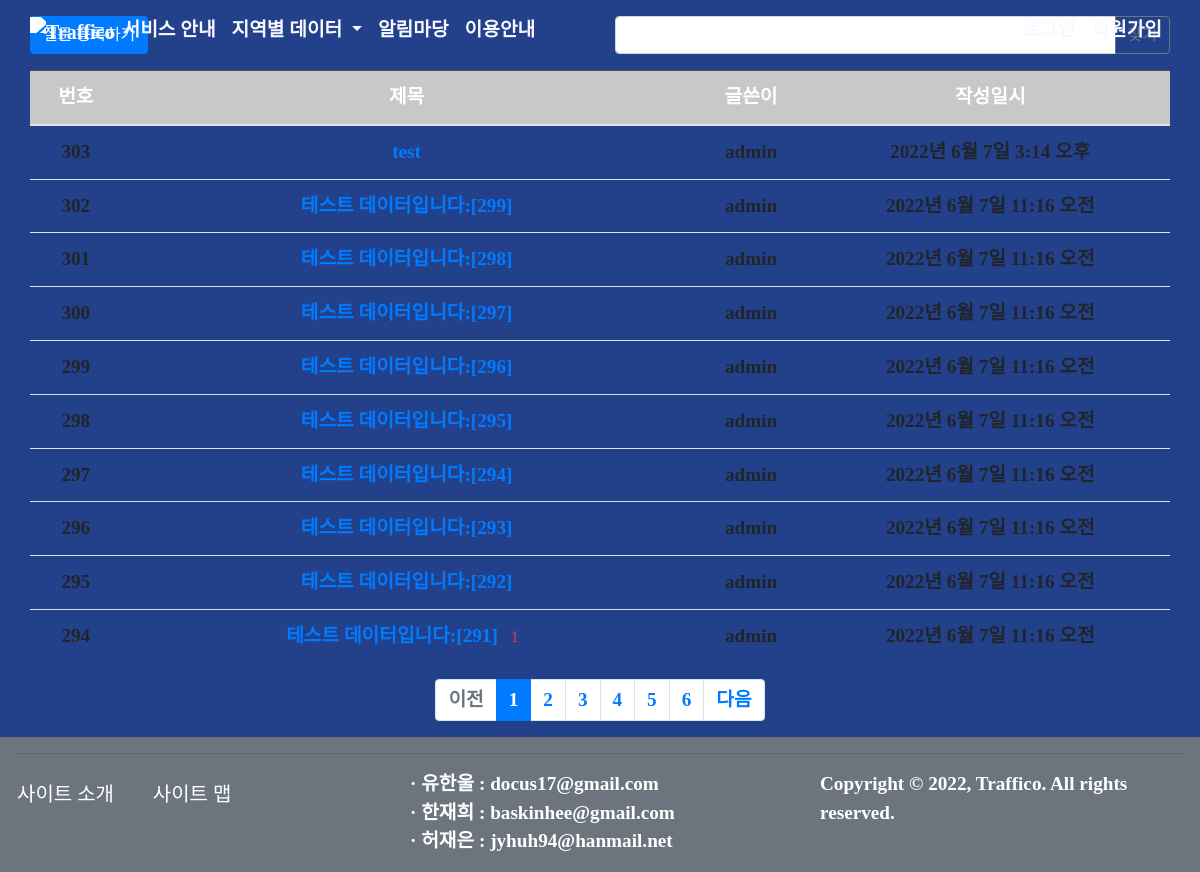
/traffico/board, run on an earlier commit of the app's database.
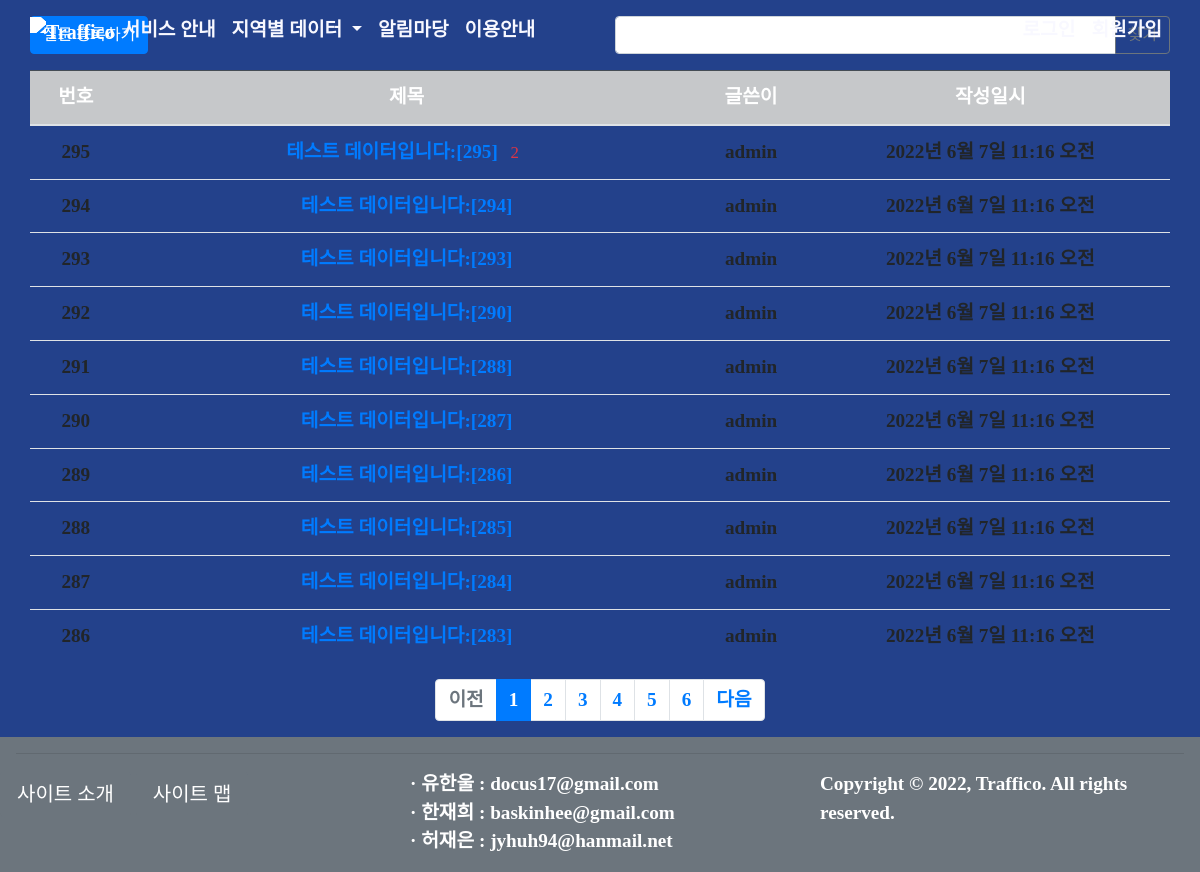
And on a later commit of the database.
### traffico/models.py (models this page shows, shortened)
class Question(models.Model):
    author = models.ForeignKey(User, on_delete=models.CASCADE, related_name='author_question')
    subject = models.CharField(max_length=200)
    content = models.TextField()
    create_date = models.DateTimeField()
    modify_date = models.DateTimeField(null=True, blank=True)
    voter = models.ManyToManyField(User, related_name='voter_question')  # 추천인 추가

### traffico/views/base_views.py (the view, shortened to what this page needs)
# urls.py: path('board', base_views.board, name='board'),
def board(request):
    page = request.GET.get('page', '1')  # 페이지
    kw = request.GET.get('kw', '')  # 검색어
    question_list = Question.objects.order_by('-create_date')
    paginator = Paginator(question_list, 10)  # 페이지당 10개씩 보여주기
    page_obj = paginator.get_page(page)
    context = {'question_list': page_obj, 'page': page, 'kw': kw}
    return render(request, 'traffico/board.html', context)

### traffico/templatetags/traffico_filter.py (called while the page is built)
@register.filter
def sub(value, arg):
    return value - arg

### templates/traffico/board.html (shortened to what this page needs)
{% extends 'base.html' %}
{% load traffico_filter %}
{% block content %}
<div class="container my-3 padding-100">
    <div class="row my-3">
        <div class="col-6">
            <a href="{% url 'traffico:question_create' %}" class="btn btn-primary">질문 등록하기</a>
        </div>
        <div class="col-6">
            <div class="input-group">
                <input type="text" id="search_kw" class="form-control" value="{{ kw|default_if_none:'' }}">
                <div class="input-group-append">
                    <button class="btn btn-outline-secondary" type="button" id="btn_search">찾기</button>
                </div>
            </div>
        </div>
    </div>
    <table class="table">
        <thead>
        <tr class="text-center table-dark">
            <th>번호</th>
            <th style="width:50%">제목</th>
            <th>글쓴이</th>
            <th>작성일시</th>
        </tr>
        </thead>
        <tbody>
        {% if question_list %}
        {% for question in question_list %}
        <tr class="text-center">
            <td>
                {{ question_list.paginator.count|sub:question_list.start_index|sub:forloop.counter0|add:1 }}
            </td>
            <td class="text-start">
                <a href="{% url 'traffico:detail' question.id %}">{{ question.subject }}</a>
                {% if question.answer_set.count > 0 %}
                <span class="text-danger small mx-2">{{ question.answer_set.count }}</span>
                {% endif %}
            </td>
            <td>{{ question.author.username }}</td>
            <td>{{ question.create_date }}</td>
        </tr>
        {% endfor %}
        {% else %}
        <tr>
            <td colspan="4">질문이 없습니다.</td>
        </tr>
        {% endif %}
        </tbody>
    </table>
    <ul class="pagination justify-content-center">
        {% if question_list.has_previous %}
        <li class="page-item">
            <a class="page-link" data-page="{{ question_list.previous_page_number }}"
                href="javascript:void(0)">이전</a>
        </li>
        {% else %}
        <li class="page-item disabled">
            <a class="page-link" tabindex="-1" aria-disabled="true" href="#">이전</a>
        </li>
        {% endif %}
        {% for page_number in question_list.paginator.page_range %}
        {% if page_number >= question_list.number|add:-5 and page_number <= question_list.number|add:5 %}
        {% if page_number == question_list.number %}
        <li class="page-item active" aria-current="page">
            <a class="page-link" data-page="{{ page_number }}"
                href="javascript:void(0)">{{ page_number }}</a>
        </li>
        {% else %}
        <li class="page-item">
            <a class="page-link" data-page="{{ page_number }}"
           href="javascript:void(0)">{{ page_number }}</a>
        </li>
        {% endif %}
        {% endif %}
        {% endfor %}
        {% if question_list.has_next %}
        <li class="page-item">
            <a class="page-link" data-page="{{ question_list.next_page_number }}"
           href="javascript:void(0)">다음</a>
        </li>
        {% else %}
        <li class="page-item disabled">
            <a class="page-link" tabindex="-1" aria-disabled="true" href="#">다음</a>
        </li>
        {% endif %}
    </ul>
</div>
{% endblock %}

What changed in the data, as far as the page shows it:
removed Question: paginator.count|sub "303", subject "test", author.username "admin", create_date "2022년 6월 7일 3:14 오후"
removed Question: paginator.count|sub "302", subject "테스트 데이터입니다:[299]", author.username "admin", create_date "2022년 6월 7일 11:16 오전"
removed Question: paginator.count|sub "301", subject "테스트 데이터입니다:[298]", author.username "admin", create_date "2022년 6월 7일 11:16 오전"
removed Question: paginator.count|sub "300", subject "테스트 데이터입니다:[297]", author.username "admin", create_date "2022년 6월 7일 11:16 오전"
removed Question: paginator.count|sub "299", subject "테스트 데이터입니다:[296]", author.username "admin", create_date "2022년 6월 7일 11:16 오전"
removed Question: paginator.count|sub "295", subject "테스트 데이터입니다:[292]", author.username "admin", create_date "2022년 6월 7일 11:16 오전"
removed Question: paginator.count|sub "294", subject "테스트 데이터입니다:[291]", answer_set.count "1", author.username "admin", create_date "2022년 6월 7일 11:16 오전"
shown differently, row unchanged: Question "테스트 데이터입니다:[295]": paginator.count|sub "298" → "295"; answer_set.count (not shown) → "2"
computed for Question "테스트 데이터입니다:[294]": paginator.count|sub "297" → "294"
computed for Question "테스트 데이터입니다:[293]": paginator.count|sub "296" → "293"
now on this page (row unchanged): Question: paginator.count|sub "292", subject "테스트 데이터입니다:[290]", author.username "admin", create_date "2022년 6월 7일 11:16 오전"
now on this page (row unchanged): Question: paginator.count|sub "291", subject "테스트 데이터입니다:[288]", author.username "admin", create_date "2022년 6월 7일 11:16 오전"
now on this page (row unchanged): Question: paginator.count|sub "290", subject "테스트 데이터입니다:[287]", author.username "admin", create_date "2022년 6월 7일 11:16 오전"
now on this page (row unchanged): Question: paginator.count|sub "289", subject "테스트 데이터입니다:[286]", author.username "admin", create_date "2022년 6월 7일 11:16 오전"
now on this page (row unchanged): Question: paginator.count|sub "288", subject "테스트 데이터입니다:[285]", author.username "admin", create_date "2022년 6월 7일 11:16 오전"
now on this page (row unchanged): Question: paginator.count|sub "287", subject "테스트 데이터입니다:[284]", author.username "admin", create_date "2022년 6월 7일 11:16 오전"
now on this page (row unchanged): Question: paginator.count|sub "286", subject "테스트 데이터입니다:[283]", author.username "admin", create_date "2022년 6월 7일 11:16 오전"
